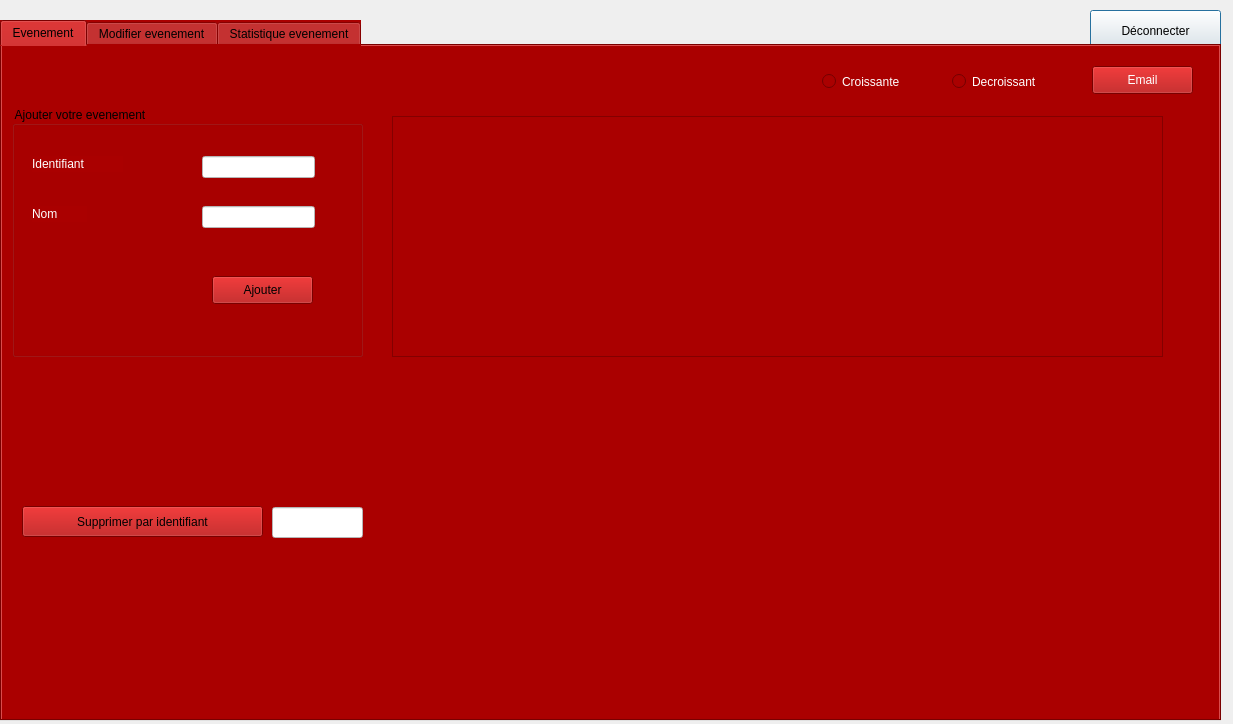
<?xml version="1.0" encoding="UTF-8"?>
<ui version="4.0">
 <class>adherent</class>
 <widget class="QDialog" name="adherent">
  <property name="geometry">
   <rect>
    <x>0</x>
    <y>0</y>
    <width>1233</width>
    <height>724</height>
   </rect>
  </property>
  <property name="windowTitle">
   <string>Dialog</string>
  </property>
  <widget class="QPushButton" name="pushButton">
   <property name="geometry">
    <rect>
     <x>1090</x>
     <y>10</y>
     <width>131</width>
     <height>41</height>
    </rect>
   </property>
   <property name="text">
    <string>Déconnecter</string>
   </property>
  </widget>
  <widget class="QTabWidget" name="TABLE">
   <property name="geometry">
    <rect>
     <x>0</x>
     <y>20</y>
     <width>1221</width>
     <height>701</height>
    </rect>
   </property>
   <property name="styleSheet">
    <string notr="true">background-color: rgb(170, 0, 0);</string>
   </property>
   <property name="currentIndex">
    <number>0</number>
   </property>
   <widget class="QWidget" name="tab_2">
    <attribute name="title">
     <string>Evenement</string>
    </attribute>
    <widget class="QGroupBox" name="groupBox_3">
     <property name="geometry">
      <rect>
       <x>10</x>
       <y>60</y>
       <width>351</width>
       <height>251</height>
      </rect>
     </property>
     <property name="styleSheet">
      <string notr="true">font: 12pt &quot;MS Shell Dlg 2&quot;;</string>
     </property>
     <property name="title">
      <string>Ajouter votre evenement</string>
     </property>
     <widget class="QLabel" name="label_12">
      <property name="geometry">
       <rect>
        <x>20</x>
        <y>100</y>
        <width>55</width>
        <height>16</height>
       </rect>
      </property>
      <property name="styleSheet">
       <string notr="true">color: rgb(255, 255, 255);
font: 11pt &quot;MS Shell Dlg 2&quot;;</string>
      </property>
      <property name="text">
       <string>Nom</string>
      </property>
     </widget>
     <widget class="QLineEdit" name="ajouter_nom_eve">
      <property name="geometry">
       <rect>
        <x>190</x>
        <y>100</y>
        <width>113</width>
        <height>22</height>
       </rect>
      </property>
      <property name="styleSheet">
       <string notr="true">background-color: rgb(255, 255, 255);</string>
      </property>
     </widget>
     <widget class="QPushButton" name="Ajouter_eve">
      <property name="geometry">
       <rect>
        <x>200</x>
        <y>170</y>
        <width>101</width>
        <height>28</height>
       </rect>
      </property>
      <property name="text">
       <string>Ajouter</string>
      </property>
     </widget>
     <widget class="QLabel" name="label_17">
      <property name="geometry">
       <rect>
        <x>20</x>
        <y>50</y>
        <width>91</width>
        <height>16</height>
       </rect>
      </property>
      <property name="styleSheet">
       <string notr="true">color: rgb(255, 255, 255);
font: 11pt &quot;MS Shell Dlg 2&quot;;</string>
      </property>
      <property name="text">
       <string>Identifiant</string>
      </property>
     </widget>
     <widget class="QLineEdit" name="ajouter_id_eve">
      <property name="geometry">
       <rect>
        <x>190</x>
        <y>50</y>
        <width>113</width>
        <height>22</height>
       </rect>
      </property>
      <property name="styleSheet">
       <string notr="true">background-color: rgb(255, 255, 255);</string>
      </property>
      <property name="text">
       <string/>
      </property>
     </widget>
    </widget>
    <widget class="QPushButton" name="send_mail_eve">
     <property name="geometry">
      <rect>
       <x>1090</x>
       <y>20</y>
       <width>101</width>
       <height>28</height>
      </rect>
     </property>
     <property name="styleSheet">
      <string notr="true">color: rgb(255, 255, 255);</string>
     </property>
     <property name="text">
      <string>Email</string>
     </property>
    </widget>
    <widget class="QPushButton" name="supprimer_even">
     <property name="geometry">
      <rect>
       <x>20</x>
       <y>460</y>
       <width>241</width>
       <height>31</height>
      </rect>
     </property>
     <property name="styleSheet">
      <string notr="true">font: 12pt &quot;MS Shell Dlg 2&quot;;</string>
     </property>
     <property name="text">
      <string>Supprimer par identifiant</string>
     </property>
    </widget>
    <widget class="QLabel" name="label">
     <property name="geometry">
      <rect>
       <x>-70</x>
       <y>-160</y>
       <width>1291</width>
       <height>831</height>
      </rect>
     </property>
     <property name="text">
      <string/>
     </property>
     <property name="pixmap">
      <pixmap>../../Downloads/e-sport.jpg</pixmap>
     </property>
    </widget>
    <widget class="QTableView" name="table_evene">
     <property name="geometry">
      <rect>
       <x>390</x>
       <y>70</y>
       <width>771</width>
       <height>241</height>
      </rect>
     </property>
    </widget>
    <widget class="QLineEdit" name="supprimer_eve">
     <property name="geometry">
      <rect>
       <x>270</x>
       <y>461</y>
       <width>91</width>
       <height>31</height>
      </rect>
     </property>
     <property name="styleSheet">
      <string notr="true">background-color: rgb(255, 255, 255);
font: 11pt &quot;MS Shell Dlg 2&quot;;</string>
     </property>
     <property name="text">
      <string/>
     </property>
    </widget>
    <widget class="QRadioButton" name="tri_desc">
     <property name="geometry">
      <rect>
       <x>950</x>
       <y>20</y>
       <width>121</width>
       <height>31</height>
      </rect>
     </property>
     <property name="styleSheet">
      <string notr="true">color: rgb(255, 255, 255);
font: 10pt &quot;MS Shell Dlg 2&quot;;</string>
     </property>
     <property name="text">
      <string>Decroissant</string>
     </property>
    </widget>
    <widget class="QRadioButton" name="tri_asc">
     <property name="geometry">
      <rect>
       <x>820</x>
       <y>20</y>
       <width>111</width>
       <height>31</height>
      </rect>
     </property>
     <property name="styleSheet">
      <string notr="true">font: 10pt &quot;MS Shell Dlg 2&quot;;
color: rgb(255, 255, 255);</string>
     </property>
     <property name="text">
      <string>Croissante</string>
     </property>
    </widget>
    <zorder>label</zorder>
    <zorder>groupBox_3</zorder>
    <zorder>send_mail_eve</zorder>
    <zorder>supprimer_even</zorder>
    <zorder>table_evene</zorder>
    <zorder>supprimer_eve</zorder>
    <zorder>tri_desc</zorder>
    <zorder>tri_asc</zorder>
   </widget>
   <widget class="QWidget" name="tab_3">
    <attribute name="title">
     <string>Modifier evenement</string>
    </attribute>
    <widget class="QGroupBox" name="groupBox_5">
     <property name="geometry">
      <rect>
       <x>40</x>
       <y>50</y>
       <width>351</width>
       <height>251</height>
      </rect>
     </property>
     <property name="styleSheet">
      <string notr="true">font: 12pt &quot;MS Shell Dlg 2&quot;;</string>
     </property>
     <property name="title">
      <string>Modifier votre evenement</string>
     </property>
     <widget class="QLabel" name="label_23">
      <property name="geometry">
       <rect>
        <x>20</x>
        <y>100</y>
        <width>55</width>
        <height>16</height>
       </rect>
      </property>
      <property name="styleSheet">
       <string notr="true">color: rgb(255, 255, 255);
font: 11pt &quot;MS Shell Dlg 2&quot;;</string>
      </property>
      <property name="text">
       <string>Nom</string>
      </property>
     </widget>
     <widget class="QLineEdit" name="modifier_nom_eve">
      <property name="geometry">
       <rect>
        <x>190</x>
        <y>100</y>
        <width>113</width>
        <height>22</height>
       </rect>
      </property>
      <property name="styleSheet">
       <string notr="true">background-color: rgb(255, 255, 255);</string>
      </property>
     </widget>
     <widget class="QPushButton" name="modifier_evene">
      <property name="geometry">
       <rect>
        <x>190</x>
        <y>180</y>
        <width>101</width>
        <height>28</height>
       </rect>
      </property>
      <property name="text">
       <string>Modifier</string>
      </property>
     </widget>
     <widget class="QLabel" name="label_28">
      <property name="geometry">
       <rect>
        <x>20</x>
        <y>50</y>
        <width>91</width>
        <height>16</height>
       </rect>
      </property>
      <property name="styleSheet">
       <string notr="true">color: rgb(255, 255, 255);
font: 11pt &quot;MS Shell Dlg 2&quot;;</string>
      </property>
      <property name="text">
       <string>Identifiant</string>
      </property>
     </widget>
     <widget class="QLineEdit" name="modifier_id_eve">
      <property name="geometry">
       <rect>
        <x>190</x>
        <y>50</y>
        <width>113</width>
        <height>22</height>
       </rect>
      </property>
      <property name="styleSheet">
       <string notr="true">background-color: rgb(255, 255, 255);</string>
      </property>
     </widget>
    </widget>
    <widget class="QLineEdit" name="chercher_eve">
     <property name="geometry">
      <rect>
       <x>630</x>
       <y>60</y>
       <width>151</width>
       <height>31</height>
      </rect>
     </property>
     <property name="styleSheet">
      <string notr="true">background-color: rgb(255, 255, 255);
font: 11pt &quot;MS Shell Dlg 2&quot;;</string>
     </property>
    </widget>
    <widget class="QPushButton" name="chercher_modif_eve">
     <property name="geometry">
      <rect>
       <x>810</x>
       <y>60</y>
       <width>221</width>
       <height>28</height>
      </rect>
     </property>
     <property name="text">
      <string>Chercher adhérent par identifiant</string>
     </property>
    </widget>
    <widget class="QTableView" name="table_Re_eve">
     <property name="geometry">
      <rect>
       <x>430</x>
       <y>110</y>
       <width>771</width>
       <height>71</height>
      </rect>
     </property>
    </widget>
    <widget class="QLabel" name="label_5">
     <property name="geometry">
      <rect>
       <x>-20</x>
       <y>-100</y>
       <width>1291</width>
       <height>821</height>
      </rect>
     </property>
     <property name="text">
      <string/>
     </property>
     <property name="pixmap">
      <pixmap>../../Downloads/e-sport.jpg</pixmap>
     </property>
    </widget>
    <zorder>label_5</zorder>
    <zorder>groupBox_5</zorder>
    <zorder>chercher_eve</zorder>
    <zorder>chercher_modif_eve</zorder>
    <zorder>table_Re_eve</zorder>
   </widget>
   <widget class="QWidget" name="tab_6">
    <attribute name="title">
     <string>Statistique evenement</string>
    </attribute>
    <widget class="QLabel" name="label_2">
     <property name="geometry">
      <rect>
       <x>-30</x>
       <y>-100</y>
       <width>1291</width>
       <height>821</height>
      </rect>
     </property>
     <property name="text">
      <string/>
     </property>
     <property name="pixmap">
      <pixmap>../../Downloads/e-sport.jpg</pixmap>
     </property>
    </widget>
    <widget class="QPushButton" name="Statistique_eve">
     <property name="geometry">
      <rect>
       <x>410</x>
       <y>80</y>
       <width>93</width>
       <height>28</height>
      </rect>
     </property>
     <property name="text">
      <string>Statistique</string>
     </property>
    </widget>
    <widget class="QLineEdit" name="chercher_stat">
     <property name="geometry">
      <rect>
       <x>520</x>
       <y>80</y>
       <width>271</width>
       <height>31</height>
      </rect>
     </property>
     <property name="styleSheet">
      <string notr="true">font: 11pt &quot;MS Shell Dlg 2&quot;;
background-color: rgb(255, 255, 255);</string>
     </property>
    </widget>
    <widget class="QLineEdit" name="chercher_stat_2">
     <property name="geometry">
      <rect>
       <x>380</x>
       <y>200</y>
       <width>271</width>
       <height>81</height>
      </rect>
     </property>
    </widget>
    <widget class="QLineEdit" name="chercher_stat_3">
     <property name="geometry">
      <rect>
       <x>650</x>
       <y>200</y>
       <width>271</width>
       <height>81</height>
      </rect>
     </property>
    </widget>
    <widget class="QLineEdit" name="chercher_stat_4">
     <property name="geometry">
      <rect>
       <x>380</x>
       <y>280</y>
       <width>271</width>
       <height>81</height>
      </rect>
     </property>
    </widget>
    <widget class="QLineEdit" name="chercher_stat_5">
     <property name="geometry">
      <rect>
       <x>650</x>
       <y>280</y>
       <width>271</width>
       <height>81</height>
      </rect>
     </property>
    </widget>
    <widget class="QLabel" name="label_33">
     <property name="geometry">
      <rect>
       <x>860</x>
       <y>310</y>
       <width>55</width>
       <height>41</height>
      </rect>
     </property>
     <property name="styleSheet">
      <string notr="true">font: 12pt &quot;MS Shell Dlg 2&quot;;</string>
     </property>
     <property name="text">
      <string>%</string>
     </property>
    </widget>
    <widget class="QLabel" name="label_34">
     <property name="geometry">
      <rect>
       <x>860</x>
       <y>230</y>
       <width>55</width>
       <height>41</height>
      </rect>
     </property>
     <property name="styleSheet">
      <string notr="true">font: 12pt &quot;MS Shell Dlg 2&quot;;</string>
     </property>
     <property name="text">
      <string>%</string>
     </property>
    </widget>
   </widget>
  </widget>
 </widget>
 <resources/>
 <connections/>
</ui>
